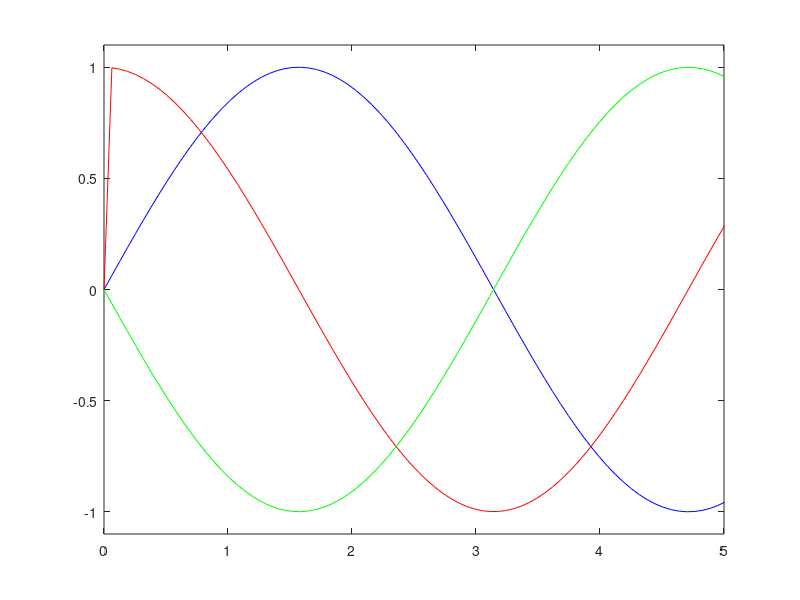

Write MATLAB code to recreate this figure.
%****************************************************************
% Program 2: Calculate first and second derivative numerically
% showing how to write differential operator as a matrix
%****************************************************************
% Parameters for solving problem in the interval 0 < x < L
L = 2*pi;
% Interval Length
N = 100;
% No. of coordinate points
x = linspace(0,L,N)';
% Coordinate vector
dx = x(2) - x(1);
% Coordinate step
% Two-point finite-difference representation of Derivative
D=((diag(ones((N-1),1),1)-diag(ones((N-1),1),-1)))/(2*dx);
% Next modify D so that it is consistent with f(0) = f(L) = 0
D(1,1) = 0; D(1,2) = 0; D(2,1) = 0; % So that f(0) = 0
D(N,N-1) = 0; D(N-1,N) = 0; D(N,N) = 0; % So that f(L) = 0
% Three-point finite-difference representation of Laplacian
Lap = (-2*diag(ones(N,1),0) + diag(ones((N-1),1),1) ...
+ diag(ones((N-1),1),-1))/(dx^2);
% Next modify Lap so that it is consistent with f(0) = f(L) = 0
Lap(1,1) = 0; Lap(1,2) = 0; Lap(2,1) = 0;
% So that f(0) = 0
Lap(N,N-1) = 0; Lap(N-1,N) = 0; Lap(N,N) = 0;% So that f(L) = 0
% To verify that D*f corresponds to taking the derivative of f
% and Lap*f corresponds to taking a second derviative of f,
% define f = sin(x) or choose your own f
f = sin(x);
% And try the following:
Df = D*f; Lapf = Lap*f;
plot(x,f,'b',x,Df,'r', x,Lapf,'g');
axis([0 5 -1.1 1.1]);
% Optimized axis parameters
% To display the matrix D on screen, simply type D and return ...
D % Displays the matrix D in the workspace
Lap % Displays the matrix La